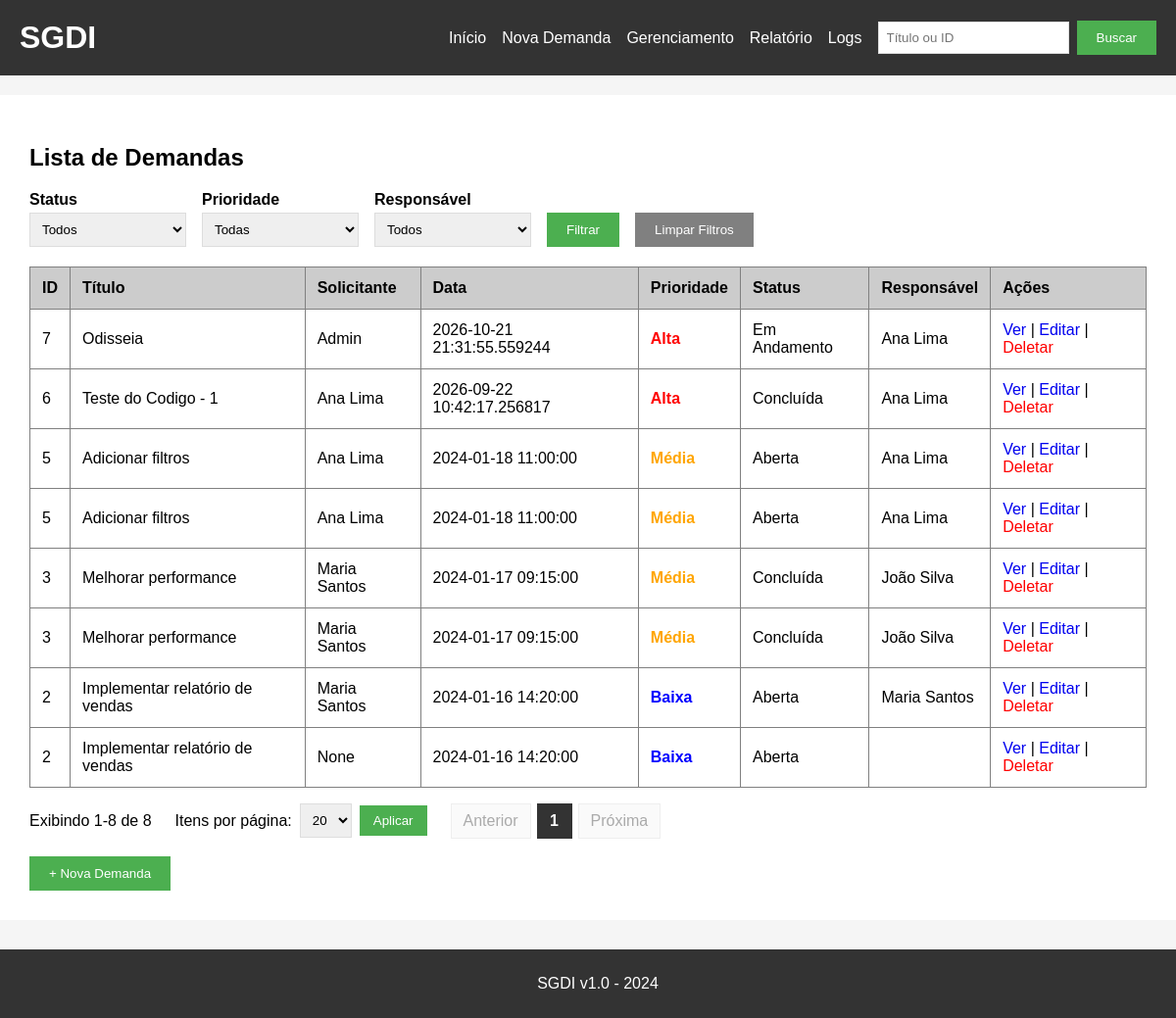
The app's page /buscar with its own data.
### tables this page shows
CREATE TABLE demandas (
    id INTEGER,
    titulo TEXT,
    descricao TEXT,
    solicitante TEXT,
    data_criacao TEXT,
    priority INTEGER DEFAULT 0
, usuario_id INTEGER, status TEXT DEFAULT 'aberta', responsible_id INTEGER, data_conclusao TEXT);

CREATE TABLE usuarios (
            id INTEGER PRIMARY KEY AUTOINCREMENT,
            nome TEXT,
            email TEXT,
            senha TEXT
        );

### app.py (the view)
@app.route('/buscar')
def buscar():
    return render_listagem(ler_filtros_da_requisicao())

### app.py (called while the page is built, shortened)
def get_db():
    caminho = app.config.get('DATABASE', 'demandas.db')
    conn = sqlite3.connect(caminho)
    conn.row_factory = sqlite3.Row
    preparar_banco(conn)
    return conn

def obter_parametros_paginacao():
    try:
        pagina = int(request.args.get('page', 1))
    except (TypeError, ValueError):
        pagina = 1
    if pagina < 1:
        pagina = 1
    try:
        limite = int(request.args.get('limit', LIMITE_PADRAO))
    except (TypeError, ValueError):
        limite = LIMITE_PADRAO
    if limite not in LIMITES_PERMITIDOS:
        limite = LIMITE_PADRAO
    return pagina, limite

def janela_de_paginas(pagina_atual, total_paginas, tamanho=5):
    if total_paginas <= 0:
        return []
    if total_paginas <= tamanho:
        return list(range(1, total_paginas + 1))
    metade = tamanho // 2
    inicio = max(1, pagina_atual - metade)
    fim = min(total_paginas, inicio + tamanho - 1)
    inicio = max(1, fim - tamanho + 1)
    return list(range(inicio, fim + 1))

def normalizar_termo_busca(termo):
    if termo is None:
        return None
    texto = ''.join(caractere for caractere in str(termo) if caractere.isprintable())
    texto = texto.strip()
    if not texto:
        return None
    return texto[:100]

def ler_status():
    status = request.args.get('status', '').strip()
    if status in STATUS_PERMITIDOS:
        return status
    return None

def ler_priority():
    bruto = request.args.get('priority', '').strip()
    if bruto == '':
        return None

def ler_responsible_id():
    bruto = request.args.get('responsibleId', '').strip()
    if not bruto:
        return None

def ler_filtros_da_requisicao():
    usuario_id = request.args.get('usuario_id', '').strip() or None
    termo = normalizar_termo_busca(request.args.get('q', ''))
    return {
        'usuario_id': usuario_id,
        'termo': termo,
        'status': ler_status(),
        'priority': ler_priority(),
        'responsible_id': ler_responsible_id(),
    }

def listar_usuarios(conn):
    return conn.execute(
        '''
        SELECT id, nome, email
        FROM usuarios
        ORDER BY nome
        '''
    ).fetchall()

### templates/index.html (shortened to what this page needs)
{% extends "base.html" %}
{% block content %}
<h2>Lista de Demandas</h2>
<form class="filtros" id="filtros-listagem" method="GET" action="/">
    <div>
        <label for="status">Status</label>
        <select name="status" id="status">
            <option value="">Todos</option>
        </select>
    </div>
    <div>
        <label for="priority">Prioridade</label>
        <select name="priority" id="priority">
            <option value="">Todas</option>
        </select>
    </div>
    <div>
        <label for="responsibleId">Responsável</label>
        <select name="responsibleId" id="responsibleId">
            <option value="">Todos</option>
        </select>
    </div>
    <button type="submit">
        Filtrar
    </button>
    <a href="/">
        <button type="button">
            Limpar Filtros
        </button>
    </a>
</form>
<table id="tabela-demandas" border="1" cellpadding="10" cellspacing="0" width="100%">
    <thead>
        <tr bgcolor="#cccccc">
            <th>ID</th>
            <th>Título</th>
            <th>Solicitante</th>
            <th>Data</th>
            <th>Prioridade</th>
            <th>Status</th>
            <th>Responsável</th>
            <th>Ações</th>
        </tr>
    </thead>
    <tbody>
        {% for demanda in demandas %}
        <tr>
            <td>
                {{ demanda[0] }}
            </td>
            <td>
                {{ demanda[1] }}
            </td>
            <td>
                {{ demanda[3] }}
            </td>
            <td>
                {{ demanda[4] }}
            </td>
            <td>
                {% if demanda[5] == 3 %}
                    <span style="color: red; font-weight: bold;">
                        Alta
                    </span>
                {% elif demanda[5] == 2 %}
                    <span style="color: orange; font-weight: bold;">
                        Média
                    </span>
                {% elif demanda[5] == 1 %}
                    <span style="color: blue; font-weight: bold;">
                        Baixa
                    </span>
                {% else %}
                    <span style="color: gray;">
                        Nenhuma
                    </span>
                {% endif %}
            </td>
            <td>
                {{ status_rotulos.get(demanda['status'], demanda['status'] or '') }}
            </td>
            <td>
                {{ demanda['responsavel_nome'] or '' }}
            </td>
            <td>
                <a href="/detalhes/{{ demanda[0] }}">
                    Ver
                </a>
                |
                <a href="/editar/{{ demanda[0] }}">
                    Editar
                </a>
                |
                <a
                    href="/deletar/{{ demanda[0] }}"
                    style="color: red;"
                    onclick="return confirm('Tem certeza que deseja deletar esta demanda?');"
                >
                    Deletar
                </a>
            </td>
        </tr>
        {% endfor %}
    </tbody>
</table>
<div class="paginacao">
    <p class="paginacao-info" id="paginacao-info">
        {% if total_items == 0 %}
            Exibindo 0 de 0
        {% else %}
            Exibindo {{ inicio }}-{{ fim }} de {{ total_items }}
        {% endif %}
    </p>
    <form class="paginacao-tamanho" method="GET" action="{{ request.path }}">
        <label for="limit">
            Itens por página:
        </label>
        <select name="limit" id="limit">
            {% for opcao in [10, 20, 50] %}
                <option
                    value="{{ opcao }}"
                    {% if limit == opcao %}selected{% endif %}
                >
                    {{ opcao }}
                </option>
            {% endfor %}
        </select>
        <button type="submit">
            Aplicar
        </button>
    </form>
    <nav class="paginacao-controles" id="paginacao-controles" aria-label="Paginação de demandas">
        {% if current_page > 1 and total_pages > 0 %}
            <a href="{{ link_pagina(current_page - 1) }}">
                Anterior
            </a>
        {% else %}
            <span class="desabilitado">
                Anterior
            </span>
        {% endif %}
        {% for numero in paginas %}
            {% if numero == current_page %}
                <span class="ativa" aria-current="page">
                    {{ numero }}
                </span>
            {% else %}
                <a href="{{ link_pagina(numero) }}">
                    {{ numero }}
                </a>
            {% endif %}
        {% endfor %}
        {% if current_page < total_pages %}
            <a href="{{ link_pagina(current_page + 1) }}">
                Próxima
            </a>
        {% else %}
            <span class="desabilitado">
                Próxima
            </span>
        {% endif %}
    </nav>
</div>
<br>
<a href="/nova_demanda">
    <button>+ Nova Demanda</button>
</a>
{% endblock %}

### static/style.css (style rules this page uses)
body { font-family: Arial, sans-serif; background-color: #f5f5f5; padding: 0 0 80px; margin: 0; }
button { background-color: #4CAF50; color: white; padding: 10px 20px; border: none; cursor: pointer; }
button[type="button"] { background-color: #808080; }
table { border-collapse: collapse; }
th { text-align: left; padding: 12px; }
td { padding: 12px; }
table a { text-decoration: none; }
form div { margin-bottom: 10px; }
.filtros { display: flex; flex-wrap: wrap; align-items: flex-end; gap: 12px 16px; margin-bottom: 20px; }
.filtros div { margin-bottom: 0; }
.filtros label { display: block; font-weight: bold; margin-bottom: 4px; }
.filtros select { padding: 8px; border: 1px solid #ddd; min-width: 160px; }
.paginacao { margin-top: 16px; display: flex; flex-wrap: wrap; align-items: center; gap: 12px 24px; }
.paginacao-info { margin: 0; }
.paginacao-tamanho { display: flex; align-items: center; gap: 8px; }
.paginacao-tamanho select { padding: 8px; border: 1px solid #ddd; }
.paginacao-tamanho button { padding: 8px 14px; }
.paginacao-controles { display: flex; align-items: center; gap: 6px; }
.paginacao-controles a, .paginacao-controles span { display: inline-block; min-width: 36px; padding: 8px 12px; text-align: center; border: 1px solid #ccc; background: #fff; color: #333; text-decoration: none; box-sizing: border-box; }
.paginacao-controles span.ativa { background: #333; color: #fff; border-color: #333; font-weight: bold; }
.paginacao-controles span.desabilitado { color: #aaa; background: #fafafa; border-color: #eee; }

### templates/base.html (style rules this page uses)
body { margin: 0; }

### records on screen
demandas: id "7", titulo "Odisseia", nome "Admin", data_criacao "2026-10-21 21:31:55.559244", priority "Alta", get "Em Andamento", nome "Ana Lima"
demandas: id "6", titulo "Teste do Codigo - 1", nome "Ana Lima", data_criacao "2026-09-22 10:42:17.256817", priority "Alta", get "Concluída"
demandas: id "5", titulo "Adicionar filtros", nome "Ana Lima", data_criacao "2024-01-18 11:00:00", priority "Média", get "Aberta"
demandas: id "5", titulo "Adicionar filtros", nome "Ana Lima", data_criacao "2024-01-18 11:00:00", priority "Média", get "Aberta"
demandas: id "3", titulo "Melhorar performance", nome "Maria Santos", data_criacao "2024-01-17 09:15:00", priority "Média", get "Concluída", nome "João Silva"
demandas: id "3", titulo "Melhorar performance", nome "Maria Santos", data_criacao "2024-01-17 09:15:00", priority "Média", get "Concluída", nome "João Silva"
demandas: id "2", titulo "Implementar relatório de vendas", nome "Maria Santos", data_criacao "2024-01-16 14:20:00", priority "Baixa", get "Aberta"
demandas: id "2", titulo "Implementar relatório de vendas", demanda "None", data_criacao "2024-01-16 14:20:00", priority "Baixa", get "Aberta"

### other values on screen
{{ inicio }} "1"
{{ fim }} "8"
{{ total_items }} "8"
{{ numero }} "1"
form field limit "20"
